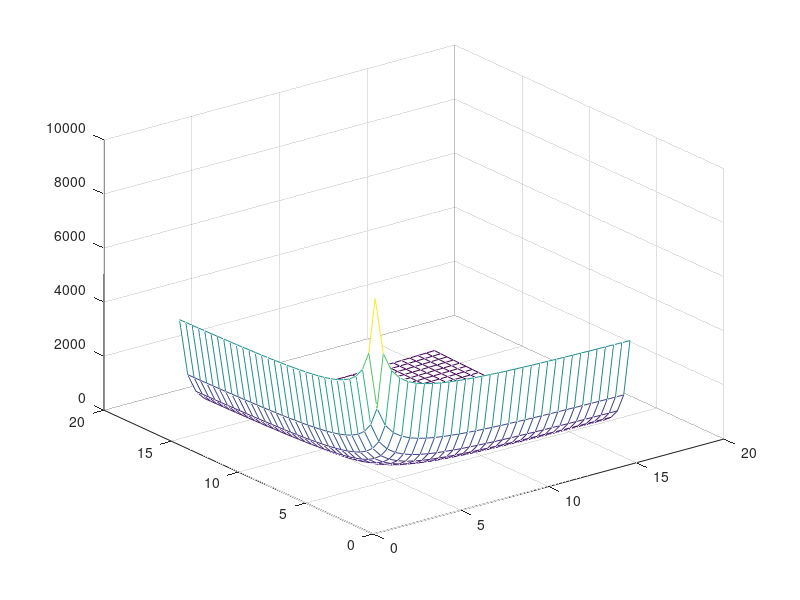

Here is the MATLAB script that generated this plot:
% ea: 8.oldal példa (téglatest)
% mesh
clear;
clf;clc;

fun0=@(x,y) 2*x.*y + 2000./x + 2000./y;
fun=@(v) fun0(v(1),v(2));


[X,Y]=meshgrid(linspace(0,15,33),linspace(0,15,33));
Z=fun0(X,Y);
mesh(X,Y,Z);

%rng(222);
x0=15*rand(2,1);
[loc,val,status,info]=fminsearch(fun,x0);
loc
val
%info
